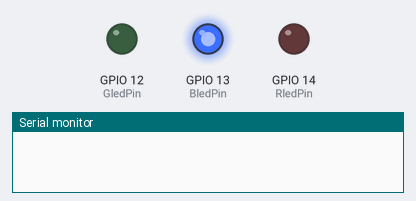
The sketch below on a simulated ESP8266 (NodeMCU). On the bench: output pins drawn as LEDs (lit = HIGH), the last lines printed to the serial monitor. WiFi joins after 1.5 s; servers stay silent unless stated.

Above: at 0.1 s.
At 1.85 s:
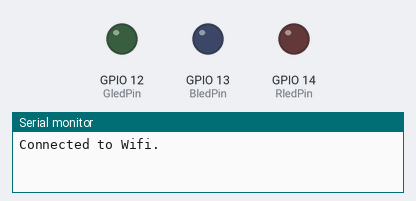
At 5.16 s:
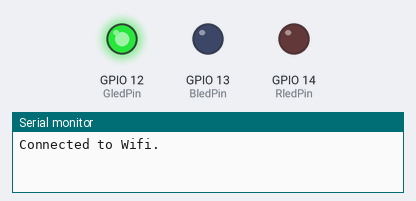
At 8.47 s:
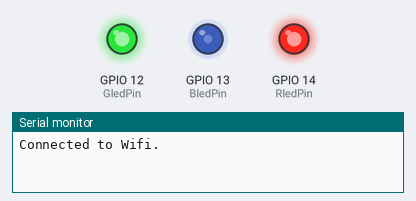
At 15.39 s:
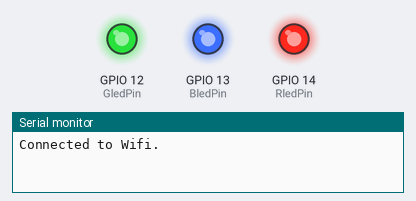
At 28.91 s:
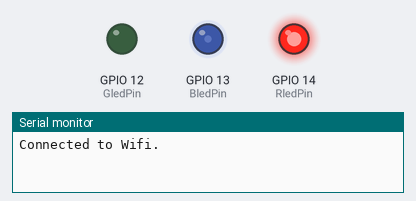
Timing chart, 0 to 28.8 s (numbered marks = the images above):
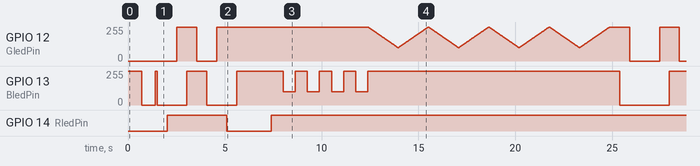

Measured:
- by itself, GPIO 14 (RledPin): LOW → HIGH at 2.0 s, → LOW 3.1 s later, → HIGH 2.3 s later
- by itself, GPIO 13 (BledPin): 255/255 → 0/255 at 0.70 s, → 255/255 0.70 s later, → 0/255 0.10 s later, → 255/255 1.5 s later, … (16 changes in this stretch)

The sketch:

RGBNodeMCU.ino
```cpp
#include <ESP8266WiFi.h>
#include <PubSubClient.h>
#include <Ticker.h>
#include <DNSServer.h>
#include <ESP8266WebServer.h>
#include <WiFiManager.h> //https://github.com/tzapu/WiFiManager
#include "common/RGBLED.h"
Ticker ticker;
WiFiClient espClient;
PubSubClient client(espClient);

void tick() {
  //toggle state
  int state = digitalRead(BledPin);
  digitalWrite(BledPin, !state);
}

void configModeCallback (WiFiManager *myWiFiManager) {
  Serial.println("Entered config mode...");
  Serial.println(WiFi.softAPIP());
  ticker.detach();
  ticker.attach(0.1, tick);
  Serial.println(myWiFiManager->getConfigPortalSSID());
}

void setup() {
  // sets the pins as output
  pinMode(RledPin, OUTPUT);
  pinMode(GledPin, OUTPUT);
  pinMode(BledPin, OUTPUT);
  digitalWrite(BledPin, 1);

  /* Wifi setup */
  ticker.attach(0.7, tick);

  Serial.begin(115200);

  // Initialize WiFiManager and then destroy it after it's used
  WiFiManager wifiManager;
  wifiManager.setAPCallback(configModeCallback);
  wifiManager.setConnectTimeout(20);

  // Enable to hard reset saved settings
  //wifiManager.resetSettings();

  // Set the SSID name
  wifiManager.autoConnect("NodeMCURGBWifi");
  Serial.println("Connected to Wifi.");

  ticker.detach();

  // Initialize any endpoints here
  digitalWrite(BledPin, LOW);
}

void loop() {
  //
  // REMINDERS: - All pins must be faded in first to be able to be faded out after.
  //            - Delay is set at 2ms (check _delay to see it's setting) (255 steps = 1.5seconds for fading in and out)
  //            - loop will only start when wifi is connected and configured. Connect to the SSID named above from a phone or computer to configure.
  //

  FadeOn(RledPin);
  FadeOn(GledPin);
  FadeOn(BledPin);
  FadeOff(GledPin);
  FadeOff(BledPin);
  FadeOn(GledPin);
  FadeOff(RledPin);
  FadeOn(BledPin);
  FadeOn(RledPin);
  Pulse(RledPin, 5, 1);
  Pulse(BledPin, 5, 4);
  Pulse(GledPin, 5, 10);
  FadeOff(BledPin);
  FadeOff(GledPin);
  FadeOff(RledPin);

/*
  changeColorByHex("ff0000");
  delay(200);
  changeColorByHex("c300c5");
  delay(200);
  changeColorByHex("0013c5");
  delay(200);
  changeColorByHex("00c5c3");
  delay(200);
  changeColorByHex("00c54f");
  delay(200);
  changeColorByHex("25c500");
  delay(200);
  changeColorByHex("86c500");
  delay(200);
  changeColorByHex("ffa200");
  delay(random(200));
  changeColorByHex("ff3c00");
  delay(random(200));
  changeColorByHex("ff0000");
  delay(random(200));
*/

/*
  changeColorByHex("5300ff");
  delay(random(100));
  changeColorByHex("0018ff");
  delay(random(100));
  changeColorByHex("0060ff");
  delay(random(100));
  changeColorByHex("0066ff");
  delay(random(100));
*/

/*
  FadeOn(RledPin);
  FadeOn(GledPin);
  FadeOn(BledPin);
  Pulse(RledPin, 5, 1);
  Pulse(RledPin, 5, 4);
  Pulse(RledPin, 5, 10);
  TurnOff(RledPin);
  TurnOff(GledPin);
  TurnOff(BledPin);

  //Serial.println("Main loop end");
*/
}
```

RGBLED.h
```cpp
/* Basic Single RGB LED control procedures */
const int RledPin =  14;
const int GledPin = 12;
const int BledPin = 13;

void TurnOn(int pin) {
  analogWrite(pin, 255);
}

void TurnOff(int pin) {
  analogWrite(pin, 0);
}

int FadeOn(int pin) {
  int fadeValue;
  for(fadeValue = 0 ; fadeValue <= 255; fadeValue += 1) {
    analogWrite(pin, fadeValue);
    // wait to see the dimming effect
    delay(2);
  }

  analogWrite(pin, 255);
  return(fadeValue);
}

int FadeOff(int pin) {
  int fadeValue;
  for(fadeValue = 255 ; fadeValue >= 0; fadeValue -= 1) {
    analogWrite(pin, fadeValue);
    // wait to see the dimming effect
    delay(2);
  }

  analogWrite(pin, 0);
  return(fadeValue);
}

int Pulse(int pin, int iterationCount, int speedMs) {
  int fadeValue;
  int i = 1;
  while (i < iterationCount) {
    for(fadeValue = 255 ; fadeValue >= 100; fadeValue -= 1) {
      analogWrite(pin, fadeValue);
      // wait to see the dimming effect
      delay(speedMs);
    }

    for(fadeValue = 100 ; fadeValue <= 255; fadeValue += 1) {
      analogWrite(pin, fadeValue);
      // wait to see the dimming effect
      delay(speedMs);
    }

    i++;
  }

  analogWrite(pin, 255);
  return(fadeValue);
}

void changeColorByHex(char* hexString) {
  TurnOff(RledPin);
  TurnOff(GledPin);
  TurnOff(BledPin);

  // to RGB
  long number = (long) strtol( &hexString[0], NULL, 16);
  int r = number >> 16;
  int g = number >> 8 & 0xFF;
  int b = number & 0xFF;

  analogWrite(RledPin, r);
  analogWrite(GledPin, g);
  analogWrite(BledPin, b);
}
```
